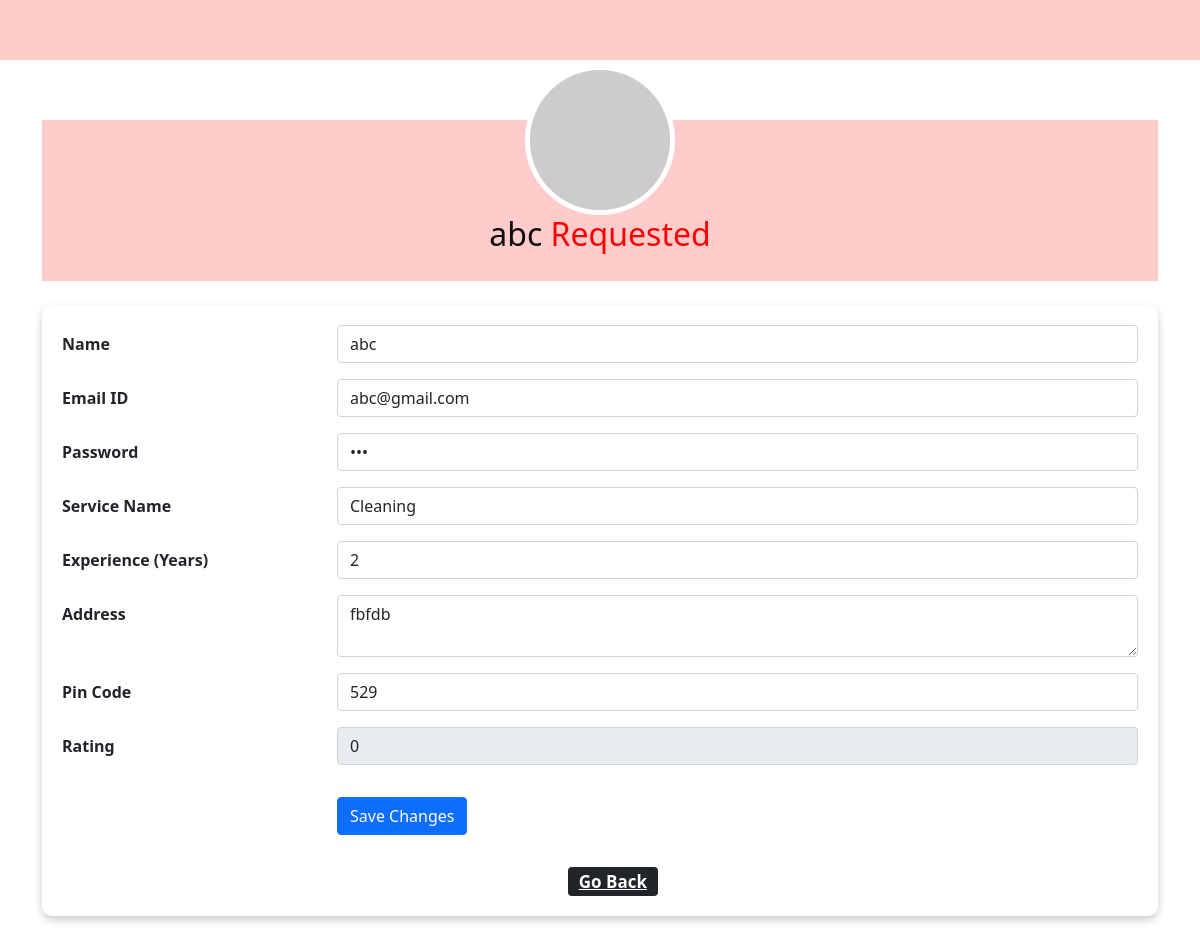
The app's page /prof_profile/1, older data.
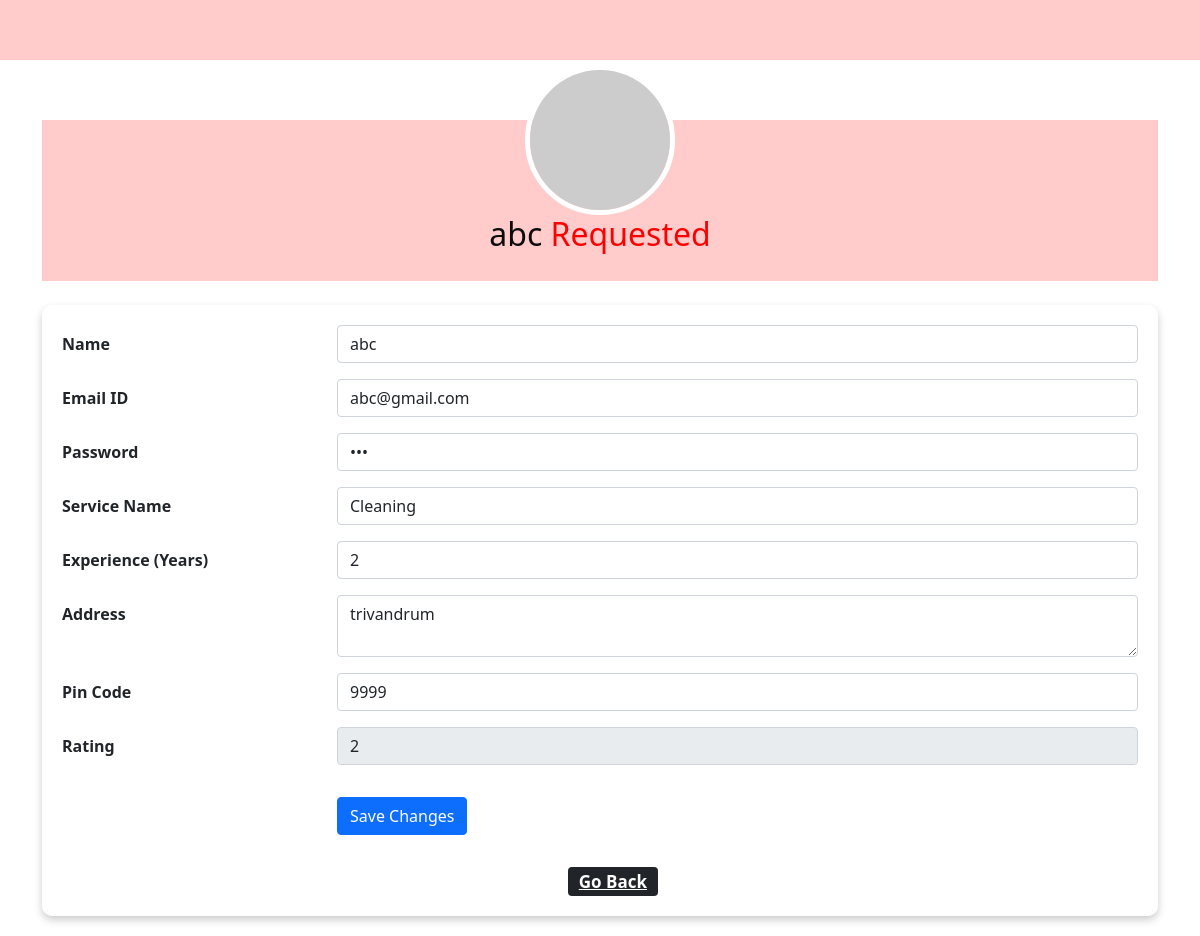
The same page, newer data.
### backend/models.py (models this page shows)
class Professional_Info(db.Model):
    __tablename__="professional_info"
    id=db.Column(db.Integer,primary_key=True)
    email_id=db.Column(db.String,unique=True,nullable=False)
    password=db.Column(db.String,nullable=False)
    full_name=db.Column(db.String,nullable=False)
    experience=db.Column(db.Integer,nullable=False)
    proof_doc=db.Column(db.String,nullable=False)
    address=db.Column(db.String,nullable=False)
    pin_code=db.Column(db.Integer,nullable=False)
    service_id=db.Column(db.Integer,db.ForeignKey("service.id"))
    rating=db.Column(db.Integer,default=0)
    price=db.Column(db.Integer,nullable=True)
    profile_status=db.Column(db.Integer,default=0) #not accepted yet=0 ,accepted=1
    blocked_status=db.Column(db.Integer,default=0) #not blocked=0, 1-blocked
    service_requests=db.relationship("Service_Request",cascade="all,delete",backref="professional_info",lazy=True)

### backend/controller.py (the view, shortened to what this page needs)
@app.route('/prof_profile/<int:prof_id>',methods=['GET','POST'])
def prof_profile(prof_id):
    prof_obj=Professional_Info.query.get(prof_id)
    service_dict={service_obj.id:service_obj for service_obj in Service.query.all()}
    return render_template("professional_profile.html",prof_obj=prof_obj,service_dict=service_dict,msg="")

### templates/professional_profile.html (shortened to what the changed rows need)
<!DOCTYPE html>
<html lang="en">
    <head>
        <link rel="stylesheet" href="/static\styles\style.css">
        <link rel="stylesheet" href="/static\styles\profile.css">
        <link href="https://cdn.jsdelivr.net/npm/bootstrap@5.0.2/dist/css/bootstrap.min.css" rel="stylesheet">
    </head>
    <body>
        <div class="container">
            <div class="profile-header">
                <img src="https://via.placeholder.com/150" alt="Profile Picture" class="profile-img">
                <h2>{{prof_obj.full_name}} {% if prof_obj.profile_status==0 %}<span style="color: red;"> Requested </span>{% else %}<span style="color: rgb(15, 157, 15);font-size: 20px;">Active {% endif %}</span></h2>
            </div>
            <div class="profile-content mt-4">
                <form action="/prof_profile/{{prof_obj.id}}" method="POST">
                    <div class="row mb-3">
                        <div class="col-sm-9">
                            <input type="text" class="form-control" name="name" id="name" value="{{prof_obj.full_name}}">
                        </div>
                    </div>
                    <div class="row mb-3">
                        <div class="col-sm-9">
                            <input type="email" class="form-control" name="email" id="email" value="{{prof_obj.email_id}}">
                        </div>
                    </div>
                    <div class="row mb-3">
                        <div class="col-sm-9">
                            <input type="password" class="form-control" name="password" id="password" value="{{prof_obj.password}}">
                        </div>
                    </div>
                    <div class="row mb-3">
                        <div class="col-sm-9">
                            <input type="number" class="form-control" name="experience" id="experience" value="{{prof_obj.experience}}">
                        </div>
                    </div>
                    <div class="row mb-3">
                        <div class="col-sm-9">
                            <textarea class="form-control" name="address" id="address" rows="2" >{{prof_obj.address}}</textarea>
                        </div>
                    </div>
                    <div class="row mb-3">
                        <div class="col-sm-9">
                            <input type="text" class="form-control" name="pincode" id="pincode" value="{{prof_obj.pin_code}}">
                        </div>
                    </div>
                    <div class="row mb-3">
                        <div class="col-sm-9">
                            <input type="number" class="form-control" name="rating" id="rating" value="{{prof_obj.rating}}" disabled>
                        </div>
                    </div>
                </form><br>
            </div>
        </div>
    </body>
</html>

Row changes from the older to the newer data that the page shows:
changed Professional_Info "abc": address "fbfdb" → "trivandrum"; pincode "529" → "9999"; rating "0" → "2"
